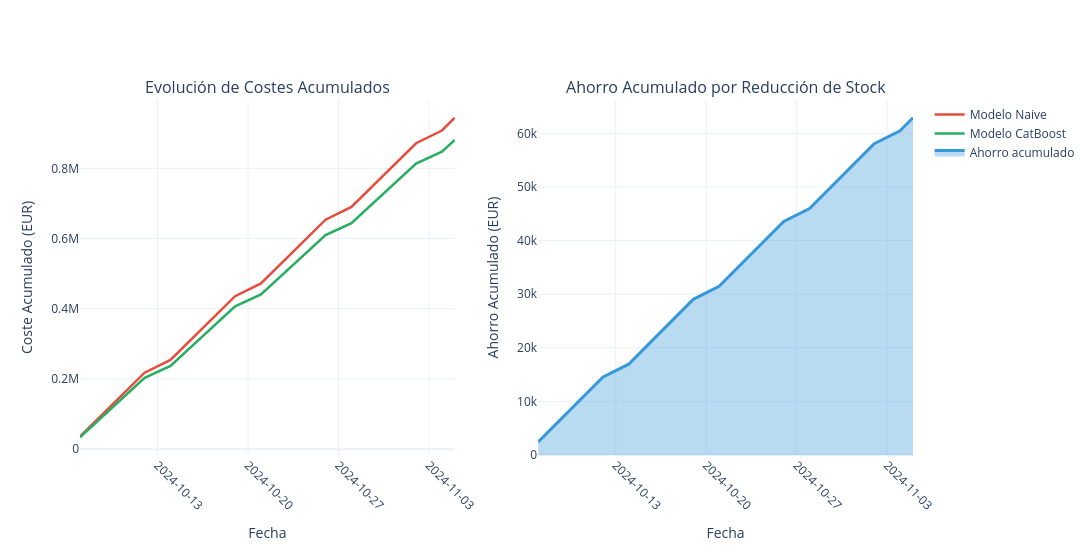

Here is the notebook cell this chart was saved with:
### Markdown cell above
# Gráfica - Evolución de Costes Diarios

### Code cell
import plotly.graph_objects as go
from plotly.subplots import make_subplots

# Subplots: solo costes acumulados y ahorro acumulado
fig = make_subplots(rows=1, cols=2, subplot_titles=(
    "Evolución de Costes Acumulados",
    "Ahorro Acumulado por Reducción de Stock"
))

# Costes acumulados
fig.add_trace(
    go.Scatter(
        x=df_diario['fecha'],
        y=df_diario['coste_acumulado_Naive'],
        mode='lines',
        name='Modelo Naive',
        line=dict(color='#e74c3c', width=2.5),
        hovertemplate='%{x|%Y-%m-%d}<br>Coste Naive: %{y:,.0f} EUR<extra></extra>'
    ),
    row=1, col=1
 )
fig.add_trace(
    go.Scatter(
        x=df_diario['fecha'],
        y=df_diario['coste_acumulado_CatBoost'],
        mode='lines',
        name='Modelo CatBoost',
        line=dict(color='#27ae60', width=2.5),
        hovertemplate='%{x|%Y-%m-%d}<br>Coste CatBoost: %{y:,.0f} EUR<extra></extra>'
    ),
    row=1, col=1
 )

# Ahorro acumulado
fig.add_trace(
    go.Scatter(
        x=df_diario['fecha'],
        y=df_diario['ahorro_acumulado'],
        mode='lines',
        name='Ahorro acumulado',
        line=dict(color='#3498db', width=3),
        fill='tozeroy',
        fillcolor='rgba(52, 152, 219, 0.35)',
        hovertemplate='%{x|%Y-%m-%d}<br>Ahorro acumulado: %{y:,.0f} EUR<extra></extra>'
    ),
    row=1, col=2
 )

# Layout
fig.update_layout(
    height=550, width=1200,
    showlegend=True,
    legend_title_text='',
    template='plotly_white'
 )

# Ejes
fig.update_xaxes(title_text='Fecha', tickformat='%Y-%m-%d', tickangle=45)
fig.update_yaxes(title_text='Coste Acumulado (EUR)', row=1, col=1, separatethousands=True)
fig.update_yaxes(title_text='Ahorro Acumulado (EUR)', row=1, col=2, separatethousands=True)

fig.show()

### Figure 1 — Plotly figure (JSON) as saved in the notebook; plotly's stock layout.template omitted (floating-point values rounded to 4 significant figures)
{"data": [{"hovertemplate": "%{x|%Y-%m-%d}<br>Coste Naive: %{y:,.0f} EUR<extra></extra>", "line": {"color": "#e74c3c", "width": 2.5}, "mode": "lines", "name": "Modelo Naive", "type": "scatter", "x": ["2024-10-07T00:00:00.000000000", "2024-10-08T00:00:00.000000000", "2024-10-09T00:00:00.000000000", "2024-10-10T00:00:00.000000000", "2024-10-11T00:00:00.000000000", "2024-10-12T00:00:00.000000000", "2024-10-14T00:00:00.000000000", "2024-10-15T00:00:00.000000000", "2024-10-16T00:00:00.000000000", "2024-10-17T00:00:00.000000000", "2024-10-18T00:00:00.000000000", "2024-10-19T00:00:00.000000000", "2024-10-21T00:00:00.000000000", "2024-10-22T00:00:00.000000000", "2024-10-23T00:00:00.000000000", "2024-10-24T00:00:00.000000000", "2024-10-25T00:00:00.000000000", "2024-10-26T00:00:00.000000000", "2024-10-28T00:00:00.000000000", "2024-10-29T00:00:00.000000000", "2024-10-30T00:00:00.000000000", "2024-10-31T00:00:00.000000000", "2024-11-01T00:00:00.000000000", "2024-11-02T00:00:00.000000000", "2024-11-04T00:00:00.000000000", "2024-11-05T00:00:00.000000000"], "xaxis": "x", "y": [36310.0, 72620.0, 108900.0, 145200.0, 181600.0, 217900.0, 254200.0, 290500.0, 326800.0, 363100.0, 399400.0, 435700.0, 472100.0, 508400.0, 544700.0, 581000.0, 617300.0, 653600.0, 689900.0, 726200.0, 762600.0, 798900.0, 835200.0, 871500.0, 907800.0, 944100.0], "yaxis": "y"}, {"hovertemplate": "%{x|%Y-%m-%d}<br>Coste CatBoost: %{y:,.0f} EUR<extra></extra>", "line": {"color": "#27ae60", "width": 2.5}, "mode": "lines", "name": "Modelo CatBoost", "type": "scatter", "x": ["2024-10-07T00:00:00.000000000", "2024-10-08T00:00:00.000000000", "2024-10-09T00:00:00.000000000", "2024-10-10T00:00:00.000000000", "2024-10-11T00:00:00.000000000", "2024-10-12T00:00:00.000000000", "2024-10-14T00:00:00.000000000", "2024-10-15T00:00:00.000000000", "2024-10-16T00:00:00.000000000", "2024-10-17T00:00:00.000000000", "2024-10-18T00:00:00.000000000", "2024-10-19T00:00:00.000000000", "2024-10-21T00:00:00.000000000", "2024-10-22T00:00:00.000000000", "2024-10-23T00:00:00.000000000", "2024-10-24T00:00:00.000000000", "2024-10-25T00:00:00.000000000", "2024-10-26T00:00:00.000000000", "2024-10-28T00:00:00.000000000", "2024-10-29T00:00:00.000000000", "2024-10-30T00:00:00.000000000", "2024-10-31T00:00:00.000000000", "2024-11-01T00:00:00.000000000", "2024-11-02T00:00:00.000000000", "2024-11-04T00:00:00.000000000", "2024-11-05T00:00:00.000000000"], "xaxis": "x", "y": [33890.0, 67790.0, 101700.0, 135600.0, 169500.0, 203400.0, 237200.0, 271100.0, 305000.0, 338900.0, 372800.0, 406700.0, 440600.0, 474500.0, 508400.0, 542300.0, 576200.0, 610100.0, 644000.0, 677900.0, 711700.0, 745600.0, 779500.0, 813400.0, 847300.0, 881200.0], "yaxis": "y"}, {"fill": "tozeroy", "fillcolor": "rgba(52, 152, 219, 0.35)", "hovertemplate": "%{x|%Y-%m-%d}<br>Ahorro acumulado: %{y:,.0f} EUR<extra></extra>", "line": {"color": "#3498db", "width": 3}, "mode": "lines", "name": "Ahorro acumulado", "type": "scatter", "x": ["2024-10-07T00:00:00.000000000", "2024-10-08T00:00:00.000000000", "2024-10-09T00:00:00.000000000", "2024-10-10T00:00:00.000000000", "2024-10-11T00:00:00.000000000", "2024-10-12T00:00:00.000000000", "2024-10-14T00:00:00.000000000", "2024-10-15T00:00:00.000000000", "2024-10-16T00:00:00.000000000", "2024-10-17T00:00:00.000000000", "2024-10-18T00:00:00.000000000", "2024-10-19T00:00:00.000000000", "2024-10-21T00:00:00.000000000", "2024-10-22T00:00:00.000000000", "2024-10-23T00:00:00.000000000", "2024-10-24T00:00:00.000000000", "2024-10-25T00:00:00.000000000", "2024-10-26T00:00:00.000000000", "2024-10-28T00:00:00.000000000", "2024-10-29T00:00:00.000000000", "2024-10-30T00:00:00.000000000", "2024-10-31T00:00:00.000000000", "2024-11-01T00:00:00.000000000", "2024-11-02T00:00:00.000000000", "2024-11-04T00:00:00.000000000", "2024-11-05T00:00:00.000000000"], "xaxis": "x2", "y": [2420.0, 4839.0, 7259.0, 9679.0, 12100.0, 14520.0, 16940.0, 19360.0, 21780.0, 24200.0, 26620.0, 29040.0, 31460.0, 33880.0, 36290.0, 38710.0, 41130.0, 43550.0, 45970.0, 48390.0, 50810.0, 53230.0, 55650.0, 58070.0, 60490.0, 62910.0], "yaxis": "y2"}], "layout": {"annotations": [{"font": {"size": 16}, "showarrow": false, "text": "Evolución de Costes Acumulados", "x": 0.225, "xanchor": "center", "xref": "paper", "y": 1, "yanchor": "bottom", "yref": "paper"}, {"font": {"size": 16}, "showarrow": false, "text": "Ahorro Acumulado por Reducción de Stock", "x": 0.775, "xanchor": "center", "xref": "paper", "y": 1, "yanchor": "bottom", "yref": "paper"}], "height": 550, "legend": {"title": {"text": ""}}, "showlegend": true, "width": 1200, "xaxis": {"anchor": "y", "domain": [0, 0.45], "tickangle": 45, "tickformat": "%Y-%m-%d", "title": {"text": "Fecha"}}, "xaxis2": {"anchor": "y2", "domain": [0.55, 1], "tickangle": 45, "tickformat": "%Y-%m-%d", "title": {"text": "Fecha"}}, "yaxis": {"anchor": "x", "domain": [0, 1], "separatethousands": true, "title": {"text": "Coste Acumulado (EUR)"}}, "yaxis2": {"anchor": "x2", "domain": [0, 1], "separatethousands": true, "title": {"text": "Ahorro Acumulado (EUR)"}}}}
